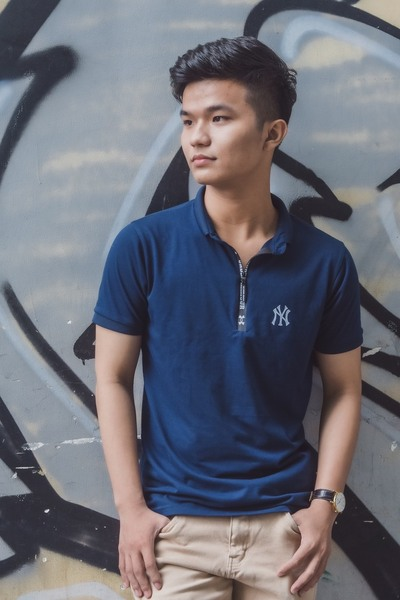
#> input picture CS231.N11-BT2-20520219/KLnen.jpg, 400 x 600 px
$ python ImgBlending.py
#> lines starting #> are read from the running program, lines starting #| are printed output that depends on the picture
import cv2
import numpy as np
# đọc ảnh foreground
fg = cv2.imread('KLnen.jpg')
#> fg is the input picture: shape (600, 400, 3); mean B, G, R 118.8, 108.5, 107.3
print('Kich thuoc theo tung kenh cua foreground: ', fg.shape)
#| Kich thuoc theo tung kenh cua foreground:  (600, 400, 3)

# đọc ảnh effect
eff = cv2.imread('effect.png')
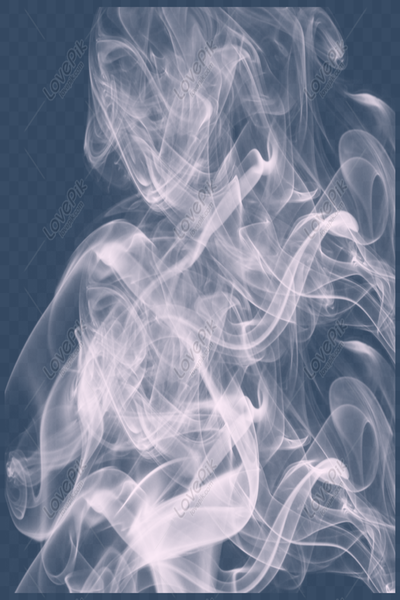
#> input picture CS231.N11-BT2-20520219/effect.png, 400 x 600 px
#> eff is the input picture: shape (600, 400, 3); mean B, G, R 152.3, 131.9, 125.1
print('Kich thuoc theo tung kenh cua eff: ', eff.shape)
#| Kich thuoc theo tung kenh cua eff:  (600, 400, 3)

# đọc ảnh mask
mask = cv2.imread('KLnen-removebg.png', cv2.IMREAD_UNCHANGED)
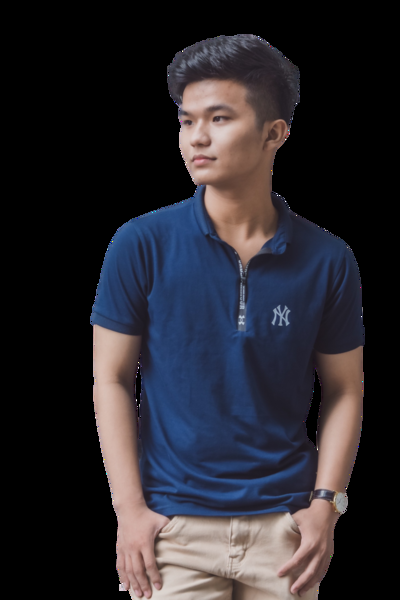
#> input picture CS231.N11-BT2-20520219/KLnen-removebg.png, 400 x 600 px
#> mask is the input picture: shape (600, 400, 4); mean B, G, R, A 45.6, 39.3, 41.4, 114.5
print('Kich thuoc theo tung kenh cua mask: ', mask.shape)
#| Kich thuoc theo tung kenh cua mask:  (600, 400, 4)

result = fg.copy()
alpha = 0.6
result[mask[:,:,3] != 0] = fg[mask[:,:,3] != 0] * alpha \
    + eff[mask[:,:,3] != 0] * (1 - alpha)
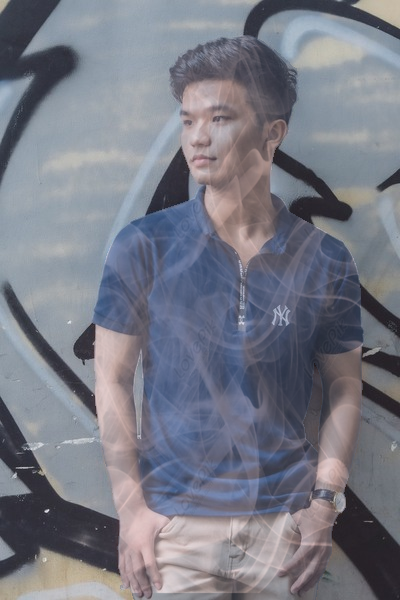
#> result: shape (600, 400, 3); mean B, G, R 132.9, 121.7, 119.6

cv2.imshow('Result', result)
cv2.waitKey(0)
